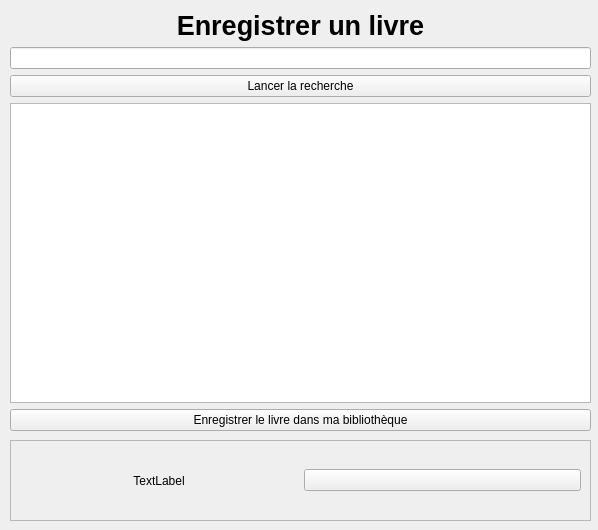
<?xml version="1.0" encoding="UTF-8"?>
<ui version="4.0">
 <class>register_book_window</class>
 <widget class="QMainWindow" name="register_book_window">
  <property name="geometry">
   <rect>
    <x>0</x>
    <y>0</y>
    <width>598</width>
    <height>530</height>
   </rect>
  </property>
  <property name="sizePolicy">
   <sizepolicy hsizetype="Preferred" vsizetype="Preferred">
    <horstretch>0</horstretch>
    <verstretch>5</verstretch>
   </sizepolicy>
  </property>
  <property name="windowTitle">
   <string>Enregistrer un nouveau livre</string>
  </property>
  <widget class="QWidget" name="centralwidget">
   <widget class="QWidget" name="layoutWidget">
    <property name="geometry">
     <rect>
      <x>10</x>
      <y>10</y>
      <width>581</width>
      <height>421</height>
     </rect>
    </property>
    <layout class="QVBoxLayout" name="verticalLayout_2">
     <item>
      <widget class="QLabel" name="title">
       <property name="font">
        <font>
         <pointsize>20</pointsize>
         <weight>75</weight>
         <bold>true</bold>
        </font>
       </property>
       <property name="text">
        <string>Enregistrer un livre</string>
       </property>
       <property name="alignment">
        <set>Qt::AlignCenter</set>
       </property>
      </widget>
     </item>
     <item>
      <layout class="QVBoxLayout" name="verticalLayout">
       <item>
        <widget class="QLineEdit" name="search_a_book_line_edit"/>
       </item>
       <item>
        <widget class="QPushButton" name="run_search_button">
         <property name="text">
          <string>Lancer la recherche</string>
         </property>
        </widget>
       </item>
       <item>
        <widget class="QListWidget" name="books_find_in_api_list_view"/>
       </item>
       <item>
        <widget class="QPushButton" name="register_book_in_library_button">
         <property name="text">
          <string>Enregistrer le livre dans ma bibliothèque</string>
         </property>
        </widget>
       </item>
      </layout>
     </item>
    </layout>
   </widget>
   <widget class="QFrame" name="frame">
    <property name="geometry">
     <rect>
      <x>10</x>
      <y>440</y>
      <width>581</width>
      <height>81</height>
     </rect>
    </property>
    <property name="frameShape">
     <enum>QFrame::StyledPanel</enum>
    </property>
    <property name="frameShadow">
     <enum>QFrame::Raised</enum>
    </property>
    <layout class="QHBoxLayout" name="horizontalLayout">
     <item>
      <widget class="QLabel" name="label_2">
       <property name="text">
        <string>TextLabel</string>
       </property>
       <property name="alignment">
        <set>Qt::AlignCenter</set>
       </property>
      </widget>
     </item>
     <item>
      <widget class="QPushButton" name="pushButton">
       <property name="text">
        <string/>
       </property>
       <property name="icon">
        <iconset resource="../res/res.qrc">
         <normaloff>:/icons/pictures/close-icon.png</normaloff>:/icons/pictures/close-icon.png</iconset>
       </property>
       <property name="iconSize">
        <size>
         <width>24</width>
         <height>24</height>
        </size>
       </property>
      </widget>
     </item>
    </layout>
   </widget>
  </widget>
 </widget>
 <resources>
  <include location="../res/res.qrc"/>
 </resources>
 <connections/>
</ui>
